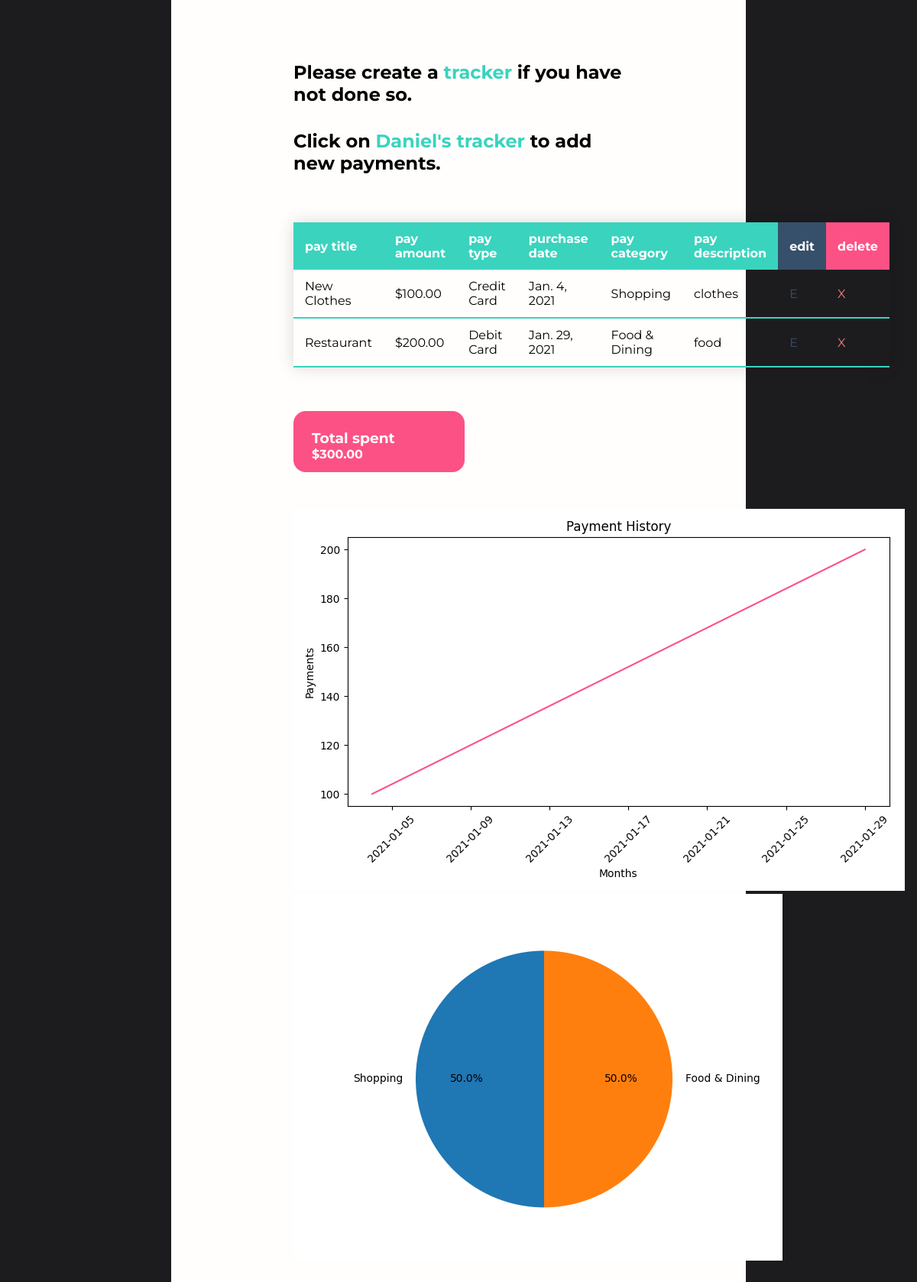
The page /trackerviews/ (signed in) on the database its author committed.
### tracker/models.py (models this page shows, shortened)
class FinancialTracker(models.Model):
    tracker_user = models.ForeignKey(
        User, on_delete=models.CASCADE, related_name="financialtracker", null=True
    )
    tracker_name = models.CharField(max_length=30)

class TrackerItem(models.Model):
    tracker = models.ForeignKey(FinancialTracker, on_delete=models.CASCADE)
    pay_title = models.CharField(max_length=25)
    pay_amt = models.DecimalField(max_digits=6, decimal_places=2)
    pay_type = models.CharField(max_length=25)
    category = models.CharField(max_length=25)
    pay_description = models.CharField(max_length=100)
    purchase_date = models.DateField(auto_now_add=False, auto_now=False)

### tracker/views.py (the view, shortened to what this page needs)
# urls.py: path("trackerviews/", tracker_view.view_trackers, name="view"),
def view_trackers(request):
    current_user = request.user
    total_spent = get_total_spent_info(request)
    dates = get_db_dates(current_user.id)
    amount_spent = get_expenses(current_user.id)
    chart = ""
    pie_chart = ""
    if len(dates) > 0 and len(amount_spent) > 0:
        dates, amount_spent = zip(*sorted(zip(dates, amount_spent)))
        chart = get_payment_history_plot(dates, amount_spent)
        categories = get_categories_for_current_user(current_user.id)
        filtered_categories = {}
        for i in categories:
            category_count = get_category_count(categories, i)
            filtered_categories.update({i: category_count})
        pie_chart = get_category_spending_plot(
            filtered_categories.keys(), filtered_categories.values()
        )
    if FinancialTracker.objects.filter(id=current_user.id).exists():
        ft = FinancialTracker.objects.get(id=current_user.id)
        context = {
            "id": current_user.id,
            "ft": ft,
            "totalspent": total_spent,
            "chart": chart,
            "piechart": pie_chart,
        }
        return render(request, "tracker/tracker_views.html", context)

### tracker/models.py (called while the page is built)
def calculate_total_spent(id):
    total = 0
    items = TrackerItem.objects.filter(tracker_id=id)
    for i in items:
        total += i.pay_amt
    return total

def get_expenses(id):
    pay_amounts = []
    items = TrackerItem.objects.filter(tracker_id=id)
    for i in items:
        pay_amounts.append(i.pay_amt)
    return pay_amounts

def get_db_dates(id):
    dates = []
    items = TrackerItem.objects.filter(tracker_id=id)
    for i in items:
        dates.append(i.purchase_date)
    return dates

def get_categories_for_current_user(id):
    items = TrackerItem.objects.filter(tracker_id=id)
    categories = []
    for item in items:
        categories.append(item.category)
    return categories

def get_category_count(categories_list, category_query):
    category_count = 0
    for category in categories_list:
        if category == category_query:
            category_count += 1
    return category_count

def get_graph():
    buffer = BytesIO()
    plt.savefig(buffer, format="png")
    buffer.seek(0)
    image_png = buffer.getvalue()
    graph = base64.b64encode(image_png)
    graph = graph.decode("utf-8")
    buffer.close()
    return graph

def get_payment_history_plot(x, y):
    plt.switch_backend("AGG")
    plt.figure(figsize=(8, 5))
    plt.title("Payment History")
    plt.plot(x, y, color="#fc5185")
    plt.xticks(rotation=45)
    plt.xlabel("Months")
    plt.ylabel("Payments")
    plt.tight_layout()
    graph = get_graph()
    return graph

def get_category_spending_plot(categories, category_counts):
    plt.switch_backend("AGG")
    plt.figure(figsize=(8, 5))
    plt.title("Payment History")
    print(categories)
    fig1, ax1 = plt.subplots()
    ax1.pie(category_counts, labels=categories, autopct="%1.1f%%", startangle=90)
    ax1.axis("equal")
    graph = get_graph()
    return graph

### tracker/views.py (called while the page is built)
def get_total_spent_info(request):
    current_user = request.user
    return calculate_total_spent(current_user.id)

### template/tracker/tracker_views.html (shortened to what this page needs)
<!DOCTYPE html>
<html lang="en">
<head>
    {% load static %}
    <link rel="stylesheet" type="text/css" href="{% static 'css/index.css' %}">
</head>
<body>
    {% if user.is_authenticated %}
    <div class="tracker-view-container">
        <h2>Please create a <a href="/createtracker/{{id}}">tracker</a> if you have not done so.</h2>
            {% block content %}
                {% for tracker in user.financialtracker.all %}
                    <h2 class="tracker-name">
                        Click on <a href="/userhome/{{tracker.id}}">{{tracker.tracker_name}}</a> to add new payments.
                    </h2>
                {% endfor %}
                <br><br>
                <div>
                    <table class="table-info">
                        <thead>
                            <tr>
                                <th>pay title</th>
                                <th>pay amount</th>
                                <th>pay type</th>
                                <th>purchase date</th>
                                <th>pay category</th>
                                <th>pay description</th>
                                <th class="edit">edit</th>
                                <th class="delete">delete</th>
                            </tr>
                        </thead>
                        {% for item in ft.trackeritem_set.all%}
                        <tbody>
                            <tr class="row">
                                <td>{{item.pay_title}}</td>
                                <td>${{item.pay_amt}}</td>
                                <td>{{item.pay_type}}</td>
                                <td>{{item.purchase_date}}</td>
                                <td>{{item.category}}</td>
                                <td>{{item.pay_description}}</td>
                                <td><a href="{% url 'edit-tracker-items' item.id%}" class="edit-option" style="color: #364f6b">E</a></td>
                                <td><a href="{% url 'delete-tracker-item' item.id %}" class="delete-option" style="color:lightcoral">X</a></td>
                            </tr>
                        </tbody>
                        {% endfor %}
                    </table>
                </div>
                <div class="total-spent">
                    <h3>Total spent</h3>
                    <h4>${{totalspent}}</h4>
                </div>
                <div class="payment-history-graph">
                    {% if chart %}
                        <img>
                    {% endif %}
                </div>
                <div class="category-chart">
                    {% if piechart %}
                        <img>
                    {% endif %}
                </div>
            {% endblock %}
    </div>
    {% else %}
        <script>
            redirect('/login');
        </script>
    {% endif %}
</body>
</html>

### static/css/index.css (style rules this page uses)
:root { --bg-color-primary:#3ad3be; --text-color-primary:rgb(255, 254, 252); --text-color-secondary: #1c1c1f; }
a { text-decoration: none; }
* { margin: 0; padding: 0; box-sizing: border-box; }
html { height: 100%; }
body { background-color: #1c1c1f; }
.tracker-view-container { font-family: Montserrat,sans-serif ; background: rgb(255, 254, 252); padding: 5rem 10rem 5rem 10rem; margin:0 14rem 0 14rem; display: flex; flex-direction: column; justify-content: flex-start; }
.tracker-view-container a { text-decoration: none; color: var(--bg-color-primary); }
.tracker-name { margin-top: 2rem; }
.table-info { font-family: Montserrat,sans-serif; font-size: 1rem; border-collapse: collapse; margin: 25px 0; min-width: 400px; box-shadow: 0 0 20px rgba(0, 0, 0, 0.15); }
.table-info thead tr { background-color: var(--bg-color-primary); color: #ffffff; text-align: left; }
.table-info th, .table-info td { padding: 12px 15px; }
.delete { background-color: #fc5185; }
.edit { background-color: #364f6b; }
.edit-option, a { color: #364f6b; }
.table-info tbody tr:last-of-type { border-bottom: 2px solid var(--bg-color-primary); }
.total-spent { width: 14rem; margin-top: 2rem; background-color: #fc5185; color: var(--text-color-primary); padding: 1.5rem; border-radius: 1rem; height: 5rem; }
.payment-history-graph { margin-top: 3rem; }

### rows shown on the page
FinancialTracker: tracker_name "Daniel's tracker"
TrackerItem: pay_title "New Clothes", pay_amt "100.00", pay_type "Credit Card", purchase_date "Jan. 4, 2021", category "Shopping", pay_description "clothes"
TrackerItem: pay_title "Restaurant", pay_amt "200.00", pay_type "Debit Card", purchase_date "Jan. 29, 2021", category "Food & Dining", pay_description "food"

### other values the page prints
{{ totalspent }} "300.00"
